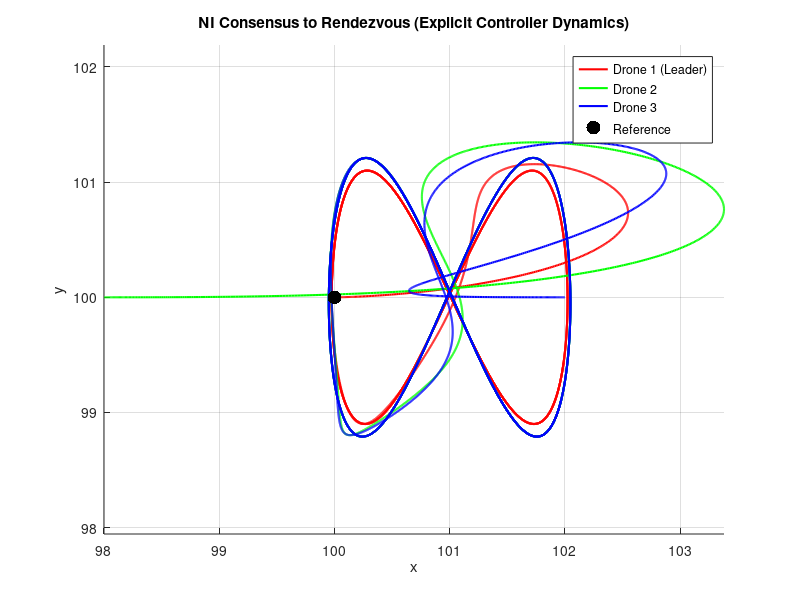

Reproduce this figure in MATLAB.
Qa=[1 1;-1 0;0 -1];
Qr=[1;0;0];

Qi=[Qa Qr];
Qik=kron(Qi',eye(2))

Qb=[0 0;-1 0;0 -1];
Qj=[Qb Qr];
Qjk= kron(Qj,eye(2))

%% NI Consensus Controller Simulation (Explicit udot Dynamics)

T = 100; dt = 0.01;
t = 0:dt:T;
N = length(t);


% Initial states: [x1; y1; x1dot; y1dot; x2; y2; x2dot; y2dot; x3; y3; x3dot; y3dot]

X = zeros(6, N);
X(:,1) = [100; 100;98; 100;102; 100];

u = zeros(6, N);
udot = zeros(6, 1);

r = [100; 100];

 for i=1:N-1
    x1 = X(1,i); y1 = X(2,i);
    x2 = X(3,i); y2 = X(4,i);
    x3 = X(5,i); y3 = X(6,i);
    
    %pf2 = [1 + cos(0.25 * t(i)); -2.5 + sin(0.25 * t(i))];
    %pf3 = [1 - cos(0.25 * t(i)); 2.5 + sin(0.25 * t(i))];
    pf2 = [1 + cos(0.25 * t(i)); sin(0.5*t(i))];
   
    u_dash = [...
        (r(1) + pf2(1)) - x1;
        (r(2) + pf2(2)) - y1;
            x1  - x2;
            y1 - y2;
           (x1) - x3;
           (y1) - y3];

    udot=2*u_dash - u(:,i);
    u(:,i+1) = u(:,i) + dt * udot;
    
    X(:,i+1) = X(:,i) + dt * u(:,i);
end

figure; hold on; grid on; axis equal;
plot(X(1,:), X(2,:), 'r', 'LineWidth', 1.5);  % Drone 1
plot(X(3,:), X(4,:), 'g', 'LineWidth', 1.5);  % Drone 2
plot(X(5,:), X(6,:), 'b', 'LineWidth', 1.5); % Drone 3
scatter(r(1), r(2), 100, 'k', 'filled');
legend('Drone 1 (Leader)', 'Drone 2', 'Drone 3', 'Reference')
xlabel('x'); ylabel('y');
title('NI Consensus to Rendezvous (Explicit Controller Dynamics)');

